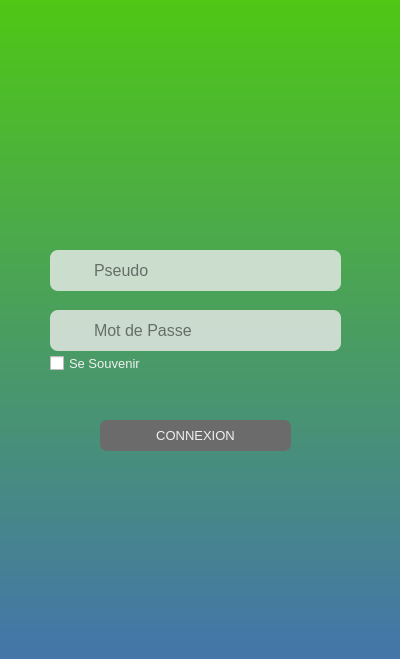
<?xml version="1.0" encoding="UTF-8"?>
<ui version="4.0">
 <class>ui_Connexion</class>
 <widget class="QWidget" name="ui_Connexion">
  <property name="geometry">
   <rect>
    <x>0</x>
    <y>0</y>
    <width>400</width>
    <height>659</height>
   </rect>
  </property>
  <property name="windowTitle">
   <string>Form</string>
  </property>
  <property name="styleSheet">
   <string notr="true">background-color: qlineargradient(spread:pad, x1:0, y1:0, x2:0, y2:0.982955, stop:0 rgba(79, 199, 21, 255), stop:1 rgba(68, 118, 168, 255));</string>
  </property>
  <widget class="QLabel" name="Logo">
   <property name="geometry">
    <rect>
     <x>110</x>
     <y>50</y>
     <width>171</width>
     <height>131</height>
    </rect>
   </property>
   <property name="styleSheet">
    <string notr="true">background: none;</string>
   </property>
   <property name="text">
    <string/>
   </property>
   <property name="pixmap">
    <pixmap>../../../8-Ressources/Image/logo.png</pixmap>
   </property>
   <property name="scaledContents">
    <bool>true</bool>
   </property>
  </widget>
  <widget class="QPlainTextEdit" name="champ_PSEUDO">
   <property name="geometry">
    <rect>
     <x>50</x>
     <y>250</y>
     <width>291</width>
     <height>41</height>
    </rect>
   </property>
   <property name="font">
    <font>
     <pointsize>12</pointsize>
    </font>
   </property>
   <property name="styleSheet">
    <string notr="true">background-color: rgba(235, 235, 235, 0.8);
border-radius: 8px;
padding-left: 40px;
padding-top: 7px;</string>
   </property>
   <property name="placeholderText">
    <string>Pseudo</string>
   </property>
  </widget>
  <widget class="QLabel" name="icon_USER">
   <property name="geometry">
    <rect>
     <x>50</x>
     <y>250</y>
     <width>41</width>
     <height>41</height>
    </rect>
   </property>
   <property name="styleSheet">
    <string notr="true">background: none;
padding: 6px;</string>
   </property>
   <property name="text">
    <string/>
   </property>
   <property name="pixmap">
    <pixmap>../icon/utilisateur.png</pixmap>
   </property>
   <property name="scaledContents">
    <bool>true</bool>
   </property>
  </widget>
  <widget class="QPlainTextEdit" name="champ_MDP">
   <property name="geometry">
    <rect>
     <x>50</x>
     <y>310</y>
     <width>291</width>
     <height>41</height>
    </rect>
   </property>
   <property name="font">
    <font>
     <pointsize>12</pointsize>
    </font>
   </property>
   <property name="styleSheet">
    <string notr="true">background-color: rgba(235, 235, 235, 0.8);
border-radius: 8px;
padding-left: 40px;
padding-top: 7px;</string>
   </property>
   <property name="placeholderText">
    <string>Mot de Passe</string>
   </property>
  </widget>
  <widget class="QLabel" name="icon_MDP">
   <property name="geometry">
    <rect>
     <x>50</x>
     <y>310</y>
     <width>41</width>
     <height>41</height>
    </rect>
   </property>
   <property name="styleSheet">
    <string notr="true">background: none;
padding: 6px;</string>
   </property>
   <property name="text">
    <string/>
   </property>
   <property name="pixmap">
    <pixmap>../icon/padlock.png</pixmap>
   </property>
   <property name="scaledContents">
    <bool>true</bool>
   </property>
  </widget>
  <widget class="QCheckBox" name="check_SOUVENIR">
   <property name="geometry">
    <rect>
     <x>50</x>
     <y>350</y>
     <width>94</width>
     <height>26</height>
    </rect>
   </property>
   <property name="font">
    <font>
     <pointsize>10</pointsize>
    </font>
   </property>
   <property name="styleSheet">
    <string notr="true">background: none;
color: rgb(240, 240, 240);
</string>
   </property>
   <property name="text">
    <string>Se Souvenir</string>
   </property>
  </widget>
  <widget class="QPushButton" name="button_CONNEXION">
   <property name="geometry">
    <rect>
     <x>100</x>
     <y>420</y>
     <width>191</width>
     <height>31</height>
    </rect>
   </property>
   <property name="font">
    <font>
     <pointsize>10</pointsize>
    </font>
   </property>
   <property name="styleSheet">
    <string notr="true">background: #6B6B6B;
border: none;
border-radius: 7px;
color: rgb(240, 240, 240);</string>
   </property>
   <property name="text">
    <string>CONNEXION</string>
   </property>
  </widget>
 </widget>
 <resources/>
 <connections/>
</ui>
